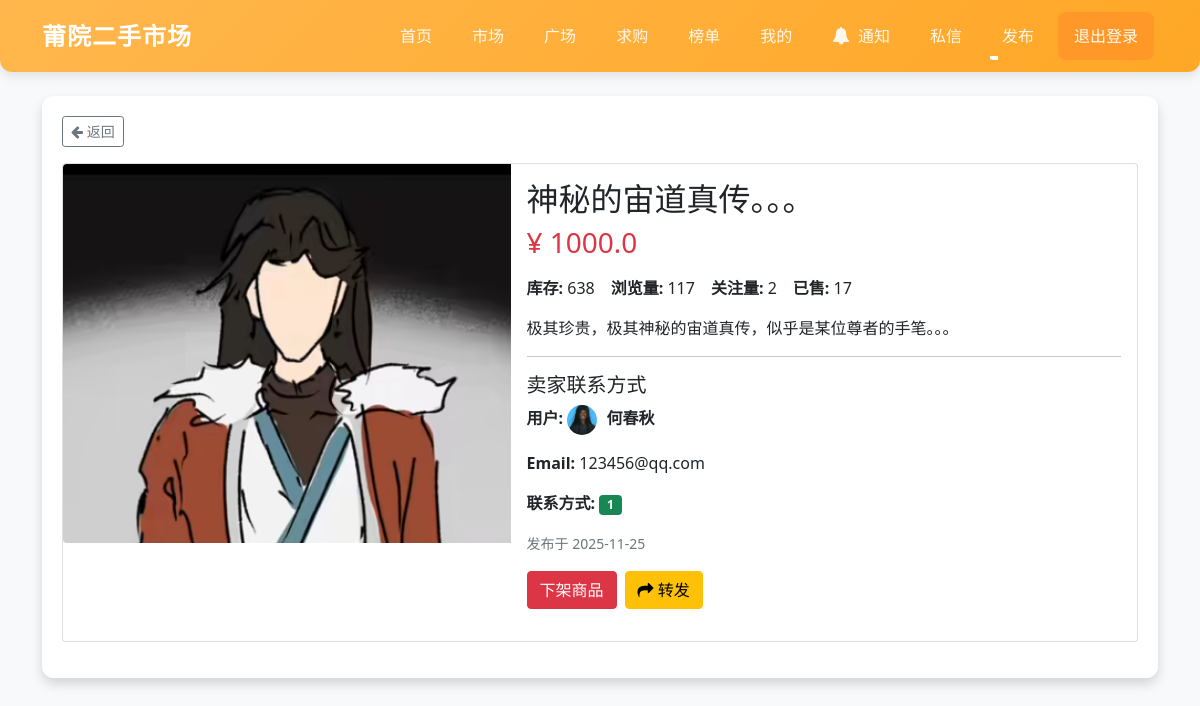
The app's page /item/16 (signed in) with its own data.
### app/models.py (models this page shows)
class Item(db.Model):
    id = db.Column(db.Integer, primary_key=True)
    title = db.Column(db.String(100), nullable=False, index=True)
    price = db.Column(db.Float, nullable=False)
    description = db.Column(db.Text, nullable=False)
    image_file = db.Column(db.String(20), nullable=False, default='default.jpg')
    date_posted = db.Column(db.DateTime, nullable=False, default=datetime.utcnow, index=True)
    user_id = db.Column(db.Integer, db.ForeignKey('user.id'), nullable=False, index=True)
    views = db.Column(db.Integer, nullable=False, default=0, index=True)
    stock = db.Column(db.Integer, nullable=False, default=1)
    sales_count = db.Column(db.Integer, nullable=False, default=0, index=True)  # 已售数量统计
    followers = db.relationship('Follow', backref='item', lazy=True)

class User(db.Model, UserMixin):
    id = db.Column(db.Integer, primary_key=True)
    username = db.Column(db.String(20), unique=True, nullable=False, index=True)
    email = db.Column(db.String(120), unique=True, nullable=False, index=True)
    password = db.Column(db.String(60), nullable=False)
    contact = db.Column(db.String(60), nullable=False)
    avatar = db.Column(db.String(20), nullable=False, default='default_avatar.png')
    is_admin = db.Column(db.Boolean, nullable=False, default=False)
    sales_count = db.Column(db.Integer, nullable=False, default=0)  # 成交量统计
    views = db.Column(db.Integer, nullable=False, default=0, index=True)  # 主页访问量统计
    items = db.relationship('Item', backref='seller', lazy=True)

### app/routes.py (the view)
@main.route("/item/<int:item_id>")
def item_detail(item_id):
    item = Item.query.get_or_404(item_id)
    item.views += 1
    db.session.commit()
    return render_template('item_detail.html', title=item.title, item=item)

### app/__init__.py (called while the page is built)
@login_manager.user_loader
def load_user(user_id):
    return User.query.get(int(user_id))

### app/routes.py (called while the page is built)
@main.app_context_processor
def utility_processors():
    def notifications_processor():
        if current_user.is_authenticated:
            unread_count = Notification.query.filter_by(user_id=current_user.id, is_read=False).count()
            return unread_count
        return 0
    return dict(unread_notifications_count=notifications_processor)

### templates/item_detail.html (shortened to what this page needs)
{% extends "base.html" %}
{% block content %}
<div class="mb-3">
    <button onclick="window.history.back()" class="btn btn-outline-secondary btn-sm">
        <i class="fa fa-arrow-left"></i> 返回
    </button>
</div>
<div class="card mb-3">
    <div class="row g-0">
        <div class="col-md-5">
            {% if item.image_file != 'default.jpg' %}
            <img src="{{ url_for('static', filename='uploads/' + item.image_file) }}" class="img-fluid rounded-start" alt="...">
            {% else %}
            <div class="bg-secondary text-white d-flex align-items-center justify-content-center h-100" style="min-height: 300px;">无图片</div>
            {% endif %}
        </div>
        <div class="col-md-7">
            <div class="card-body">
                <h2 class="card-title">{{ item.title }}</h2>
                <h3 class="text-danger mb-3">¥ {{ item.price }}</h3>
                <div class="d-flex gap-3 mb-3">
                <p class="card-text mb-0"><strong>库存:</strong> {{ item.stock }}</p>
                <p class="card-text mb-0"><strong>浏览量:</strong> {{ item.views }}</p>
                <p class="card-text mb-0"><strong>关注量:</strong> {{ item.followers|length }}</p>
                <p class="card-text mb-0"><strong>已售:</strong> {{ item.sales_count }}</p>
            </div>
                <p class="card-text">{{ item.description }}</p>
                <hr>
                <h5>卖家联系方式</h5>
                <p><strong>用户:</strong>
                    <img src="{{ url_for('static', filename='uploads/avatars/' + item.seller.avatar) }}"
                         alt="{{ item.seller.username }}"
                         class="rounded-circle clickable-avatar"
                         style="width: 30px; height: 30px; object-fit: cover; margin-right: 5px; vertical-align: middle;"
                         onclick="showUserInfo({{ item.seller.id }})">
                    <strong class="clickable-username" onclick="showUserInfo({{ item.seller.id }})">{{ item.seller.username }}</strong>
                </p>
                <p><strong>Email:</strong> {{ item.seller.email }}</p>
                <p><strong>联系方式:</strong> <span class="badge bg-success">{{ item.seller.contact }}</span></p>
                <p class="text-muted"><small>发布于 {{ item.date_posted.strftime('%Y-%m-%d') }}</small></p>
                <div class="d-flex gap-2 mb-3">
                    {% if item.seller == current_user or current_user.is_admin %}
                    <form action="{{ url_for('main.delete_item', item_id=item.id) }}" method="POST">
                        <input type="submit" class="btn btn-danger" value="下架商品" onclick="return confirm('确定要下架此商品吗？')">
                    </form>
                    {% endif %}
                    {% if current_user.is_authenticated %}
                    <button type="button" class="btn btn-warning" data-bs-toggle="modal" data-bs-target="#forwardModal">
                        <i class="fa fa-share"></i> 转发
                    </button>
                    {% endif %}
                </div>
            </div>
        </div>
    </div>
</div>
{% endblock %}

### templates/base.html (style rules this page uses)
body { background-color: #f8f9fa; min-height: 100vh; overflow-x: hidden; }
.clickable-avatar, .clickable-username { cursor: pointer; transition: opacity 0.2s; }

### records on screen
Item: image_file (picture), title "神秘的宙道真传。。。", price "1000.0", stock "638", views "117", sales_count "17", description "极其珍贵，极其神秘的宙道真传，似乎是某位尊者的手笔。。。", date_posted "2025-11-25"
User: avatar (picture), seller.username "何春秋", seller.email "123456@qq.com", seller.contact "1"

### other values on screen
{{ item.followers|length }} "2"
